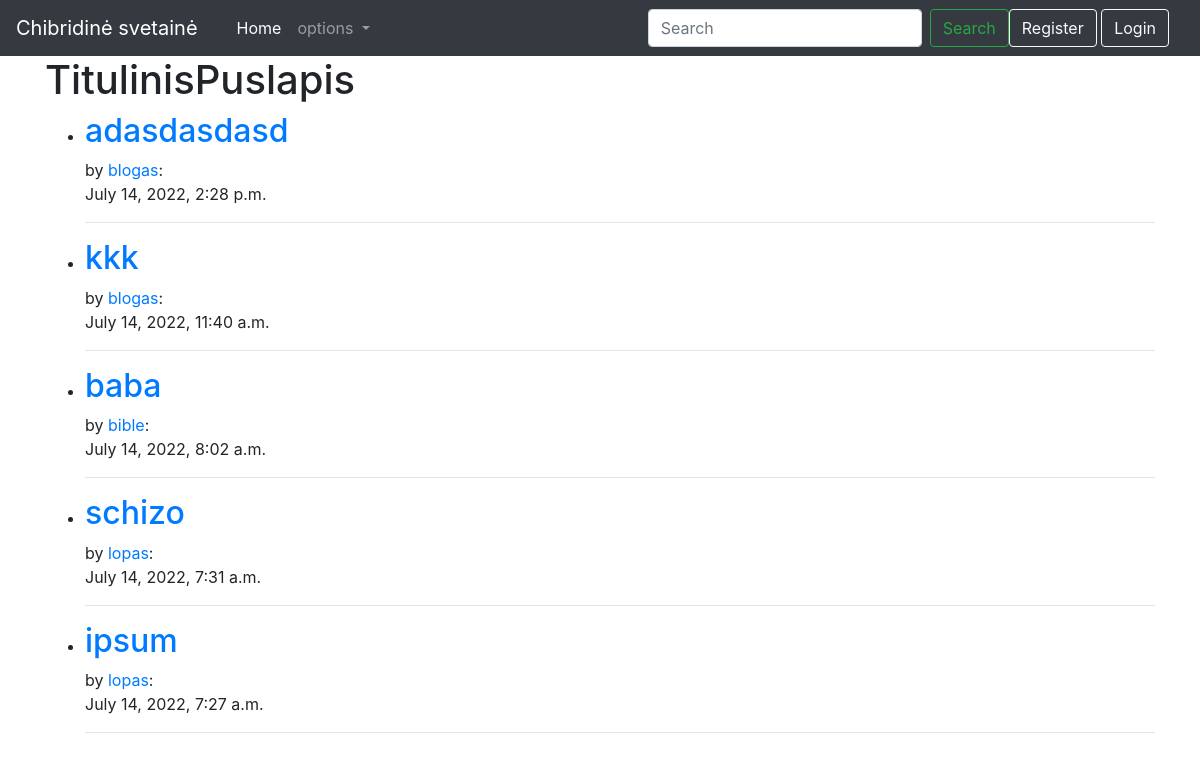
The page / on the database its author committed.
### ciongo_posts/models.py (models this page shows, shortened)
class Post(models.Model):
    title = models.CharField(max_length=200)
    author = models.ForeignKey(User, on_delete=models.SET_NULL, null=True, related_name='posts')
    tag = models.ManyToManyField(Tag, related_name='posts')
    content = HTMLField(max_length=20000, null=True, blank=True)
    date_created = models.DateTimeField(auto_now_add=True ,null =True)
    post_image = models.ImageField(null=True, blank=True, upload_to='uploads')

### ciongo_posts/views.py (the view)
# urls.py: path('', HomeView.as_view(), name="home"),
class HomeView(ListView):
    model = Post
    template_name = 'home.html'
    ordering = ['-id']

### ciongo_posts/templates/home.html (shortened to what this page needs)
{% extends 'base.html' %}
{% block content %}
<div>
    <h1>TitulinisPuslapis</h1>
    <ul>
    {% for post in object_list %}
        <li><a class="navbar-link" href="{% url 'blog' post.pk %}"><strong><h2>{{ post.title }}</h2></strong></a> by
        <a href="{% url 'author' post.author.pk %}">{{ post.author }}</a>: </li>
        {{ post.date_created }}<hr>
    {% endfor %}
    </ul>
</div>
{% endblock %}

### rows shown on the page
Post: title "adasdasdasd", author "blogas", date_created "July 14, 2022, 2:28 p.m."
Post: title "kkk", author "blogas", date_created "July 14, 2022, 11:40 a.m."
Post: title "baba", author "bible", date_created "July 14, 2022, 8:02 a.m."
Post: title "schizo", author "lopas", date_created "July 14, 2022, 7:31 a.m."
Post: title "ipsum", author "lopas", date_created "July 14, 2022, 7:27 a.m."
